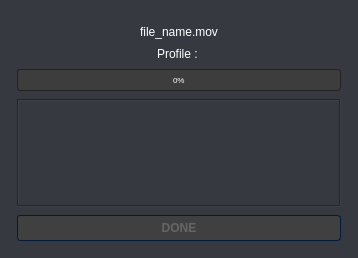
<?xml version="1.0" encoding="UTF-8"?>
<ui version="4.0">
 <class>MainWindow</class>
 <widget class="QMainWindow" name="MainWindow">
  <property name="geometry">
   <rect>
    <x>0</x>
    <y>0</y>
    <width>358</width>
    <height>258</height>
   </rect>
  </property>
  <property name="windowTitle">
   <string>MainWindow</string>
  </property>
  <property name="styleSheet">
   <string notr="true">/*-----QWidget-----*/
QWidget
{
	background-color: #36393f;
	color: #ffffff;
	border-color: #051a39;
	font:  10px &quot;Verdana&quot;;

}

QWidget#main_frame{
border: 1px solid #fd8008;
}

/*-----QLabel-----*/
QLabel
{
	background-color: transparent;
	color: #ffffff;

}


QLabel::disabled
{
	background-color: transparent;
	color: #656565;

}


/*-----QMenuBar-----*/
QMenuBar
{
	background-color: #36393f;
	color: #ffffff;
	border-color: #051a39;

}


QMenuBar::disabled
{
	background-color: #404040;
	color: #656565;
	border-color: #051a39;

}


QMenuBar::item
{
    background-color: transparent;

}


QMenuBar::item:selected
{
    background-color: #fd8008;
    border: 1px solid #41cd52;

}


QMenuBar::item:pressed
{
    background-color: #b55d00;
    border: 1px solid #000;
    margin-bottom: -1px;
    padding-bottom: 1px;

}


/*-----QMenu-----*/
QMenu
{
    background-color: #36393f;
    border: 1px solid;
    color: #ffffff;

}


QMenu::separator
{
    height: 1px;
    background-color: #ff9500;
    color: #ffffff;
    padding-left: 4px;
    margin-left: 10px;
    margin-right: 5px;

}


QMenu::item
{
    min-width : 150px;
    padding: 3px 20px 3px 20px;

}


QMenu::item:selected
{
    background-color: #b55d00;
    color: #ffffff;

}


QMenu::item:disabled
{
    color: #262626;
}


/*-----QToolTip-----*/
QToolTip
{
	border : 1px solid #000000;
	background-color: #26264f;
	color: #ffffff;
	border-color: #051a39;

}



/*-----QPushButton-----*/
QPushButton
{
	background-color: #fd8008;
	color: #000000;
	font-weight: 600;
	border-style: solid;
	border-width: 1px;
	border-radius: 3px;
	border-color: #051a39;
	padding: 5px;

}


QPushButton::disabled
{
	background-color: #404040;
	color: #656565;
	border-color: #051a39;

}


QPushButton::hover
{
	background-color: #ff9d00;
	color: #ffffff;
	border-style: solid;
	border-width: 1px;
	border-radius: 3px;
	border-color: #051a39;
	padding: 5px;

}


QPushButton::pressed
{
	background-color: #b55d00;
	color: #ffffff;
	border-style: solid;
	border-width: 1px;
	border-radius: 3px;
	border-color: #051a39;
	padding: 5px;

}


/*-----QToolButton-----*/
QToolButton
{
	background-color: #fd8008;
	color: #ffffff;
	border-width: 1px;
	border-radius: 3px;
	border-color: #051a39;
	padding: 3px;

}


QToolButton::disabled
{
	background-color: #404040;
	color: #656565;
	border-color: #051a39;

}


QToolButton::hover
{
	background-color: #ff9d00;
	color: #ffffff;
	border-width: 1px;
	border-radius: 3px;
	border-color: #051a39;
	padding: 3px;

}


QToolButton::pressed
{
	background-color: #b55d00;
	color: #ffffff;
	border-width: 1px;
	border-radius: 3px;
	border-color: #051a39;
	padding: 3px;

}


/*-----QComboBox-----*/
QComboBox
{
   
    border: 1px solid;
	border-color:#262626;
    border-radius: 3px;
    padding-left: 6px;
    color: #ffffff;
    height: 20px;

}


QComboBox::disabled
{
	background-color: #404040;
	color: #656565;
	border-color: #051a39;

}


QComboBox:hover
{
    background-color: #ff9d00;

}


QComboBox:on
{
    background-color: #b55d00;

}


QComboBox QAbstractItemView
{
    background-color: #383838;
    color: #ffffff;
    border: 1px solid black;
    selection-background-color: #b55d00;
    selection-color: #ffffff;
    outline: 0;

}

QComboBox::down-arrow
{
    image: url(icons:arrow-down.svg);
    width: 8px;
    height: 8px;
}



QComboBox::drop-down
{
    subcontrol-origin: padding;
    subcontrol-position: top right;
    width: 15px;
    border-left-width: 0px;
    border-left-color: darkgray;
    border-left-style: solid; 
    border-top-right-radius: 3px; 
    border-bottom-right-radius: 3px;

}






/*-----QSpinBox &amp; QDoubleSpinBox &amp; QDateTimeEdit-----*/
QSpinBox, 
QDoubleSpinBox,
QDateTimeEdit
{
	background-color: #525251;
	color: #ffffff;
	border: 1px solid #051a39;
	border-radius: 3px;
	padding : 2px;

}


QSpinBox::disabled, 
QDoubleSpinBox::disabled,
QDateTimeEdit::disabled
{
	background-color: #404040;
	color: #656565;
	border-color: #051a39;

}


QSpinBox:hover, 
QDoubleSpinBox::hover,
QDateTimeEdit::hover
{
    background-color: #626262;
    border: 1px solid #fd8008;
    color:  #fff;
    padding: 2px

}


QSpinBox::up-button, QSpinBox::down-button,
QDoubleSpinBox::up-button, QDoubleSpinBox::down-button,
QDateTimeEdit::up-button, QDateTimeEdit::down-button
{
    background-color: #fd8008;
	border-radius: 2px;

}


QSpinBox::disabled, 
QDoubleSpinBox::disabled,
QDateTimeEdit::disabled
{
	background-color: #404040;
	color: #656565;
	border-color: #051a39;

}


QSpinBox::up-button:hover, QSpinBox::down-button:hover,
QDoubleSpinBox::up-button:hover, QDoubleSpinBox::down-button:hover,
QDateTimeEdit::up-button:hover, QDateTimeEdit::down-button:hover
{
    background-color: #ff9d00;
    border: 1px solid #ff9d00;

}


QSpinBox::up-button:disabled, QSpinBox::down-button:disabled,
QDoubleSpinBox::up-button:disabled, QDoubleSpinBox::down-button:disabled,
QDateTimeEdit::up-button:disabled, QDateTimeEdit::down-button:disabled
{
	background-color: #404040;
	color: #656565;
	border-color: #051a39;

}


QSpinBox::up-button:pressed, QSpinBox::down-button:pressed,
QDoubleSpinBox::up-button:pressed, QDoubleSpinBox::down-button::pressed,
QDateTimeEdit::up-button:pressed, QDateTimeEdit::down-button::pressed
{
    background-color: #b55d00;
    border: 1px solid #b55d00;

}



QSpinBox::down-arrow,
QDoubleSpinBox::down-arrow,
QDateTimeEdit::down-arrow
{
    image: url(icons:arrow-down.svg);
    width: 7px;

}


QSpinBox::up-arrow,
QDoubleSpinBox::up-arrow,
QDateTimeEdit::up-arrow
{
    image: url(icons:arrow-up.svg);
    width: 7px;

}



/*-----QLineEdit-----*/
QLineEdit
{
	background-color: #525251;
	color: #ffffff;
	border-width: 1px;
	border-radius: 3px;
	border-color: #051a39;
	padding: 2px;

}


QLineEdit::disabled
{
	background-color: #404040;
	color: #656565;
	border-width: 1px;
	border-radius: 3px;
	border-color: #051a39;
	padding: 2px;

}


/*-----QTextEdit-----*/
QTextEdit
{
	/* background-color: rgb(18, 18, 18); */
	color: #cecece;
	border-color: #051a39;

}


QTextEdit::disabled
{
	background-color: #404040;
	color: #656565;
	border-color: #051a39;

}


/*-----QGroupBox-----*/
QGroupBox 
{
    border: 1px solid;
    border-color: #fd8008;
    margin-top: 22px;
	font-weight: 600;

}


QGroupBox::title  
{
    background-color: #fd8008;
    color: #000000;
	font-size: 6pt;
	font-weight: 600;
    subcontrol-origin: margin;
    subcontrol-position: top left;
    padding: 5px;
	border-top-left-radius: 3px;
	border-top-right-radius: 3px;

}


QGroupBox::title::disabled
{
	background-color: #404040;
	color: #656565;
    subcontrol-origin: margin;
    subcontrol-position: top left;
    padding: 5px;
	border-top-left-radius: 3px;
	border-top-right-radius: 3px;

}


/*-----QRadioButton-----*/
QRadioButton::indicator::unchecked
{ 
	border: 2px inset gray; 
	border-radius: 5px; 
	background-color:  #fff;
	width: 9px; 
	height: 9px; 

}


QRadioButton::indicator::unchecked:hover
{ 
	border: 2px solid #fd8008; 
	border-radius: 5px; 
	background-color:  #fff;
	width: 9px; 
	height: 9px; 

}


QRadioButton::indicator::checked
{ 
	border: 2px inset darkgray; 
	border-radius: 5px; 
	background-color: #b55d00; 
	width: 9px; 
	height: 9px; 

}


QRadioButton::disabled
{
	color: #656565;

}


QRadioButton::indicator:disabled
{
	background-color: #656565;
	color: #656565;
    border: 2px solid #656565;

}


/*-----QTableView &amp; QTableWidget-----*/
QTableView
{
    background-color: #242526;
    border: 1px solid #32414B;
    color: #f0f0f0;
    gridline-color: #ff9900;
    outline : 0;

}


QTableView::disabled
{
    background-color: #242526;
    border: 1px solid #32414B;
    color: #656565;
    gridline-color: #656565;
    outline : 0;

}


QTableView::item:hover 
{
    background-color: #26264f;
    color: #f0f0f0;

}


QTableView::item:selected 
{
    background-color: #1a1b1c;
    border: 2px solid #b55d00;
    color: #F0F0F0;

}


QTableView::item:selected:disabled
{
    background-color: #1a1b1c;
    border: 2px solid #525251;
    color: #656565;

}


QTableCornerButton::section
{
    background-color: #505050;
    color: #fff;

}


QHeaderView::section
{
    background-color: #525251;
    color: #fff;
    text-align: left;
	padding: 4px;
	
}


QHeaderView::section:disabled
{
    background-color: #525251;
    color: #656565;

}


QHeaderView::section:checked
{
    color: #fff;
    background-color: #b55d00;

}


QHeaderView::section:checked:disabled
{
    color: #656565;
    background-color: #525251;

}


QHeaderView::section::vertical::first,
QHeaderView::section::vertical::only-one
{
    border-top: 1px solid #353635;

}


QHeaderView::section::vertical
{
    border-top: 1px solid #353635;

}


QHeaderView::section::horizontal::first,
QHeaderView::section::horizontal::only-one
{
    border-left: 1px solid #353635;

}


QHeaderView::section::horizontal
{
    border-left: 1px solid #353635;

}


/*-----QTabWidget-----*/
QTabBar::tab
{
	background-color: #fd8008;
    color: #767676;
	font-weight: 600;
	padding:5px;
	subcontrol-origin: margin;
    subcontrol-position: top left;
	border-top-left-radius: 3px;
	border-top-right-radius: 3px;

}


QTabBar::tab:disabled
{
	background-color: #404040;
	color: #656565;
	subcontrol-origin: margin;
    subcontrol-position: top left;
	border-top-left-radius: 3px;
	border-top-right-radius: 3px;

}


QTabWidget::pane 
{
	border: 1px solid;
    border-color: #fd8008;

}

QTabBar::tab:selected
{
    background-color: #fd8008;
    color: #000000;
	font-weight: 600;
	subcontrol-origin: margin;
    subcontrol-position: top left;
	border-top-left-radius: 3px;
	border-top-right-radius: 3px;
}


QTabBar::tab:selected:disabled
{
	background-color: #404040;
	color: #656565;

}


QTabBar::tab:!selected 
{
    background-color: #262626;

}


QTabBar::tab:!selected:hover 
{
    background-color: #ff9d00;
	color: #000;

}


QTabBar::tab:top:selected 
{
    border-bottom-color: none;

}


QTabBar::tab:bottom:selected 
{
    border-top-color: none;

}



QTabBar::tab:left:selected 
{
    border-left-color: none;

}


QTabBar::tab:right:selected 
{
    border-right-color: none;

}


QTabBar::tab:left:last, QTabBar::tab:right:last,
QTabBar::tab:left:only-one, QTabBar::tab:right:only-one 
{
    margin-bottom: 0;

}


/*-----QSlider-----*/
QSlider::groove:horizontal 
{
	background-color: transparent;
	height: 5px;

}


QSlider::sub-page:horizontal 
{
	background-color: #fd8008;

}


QSlider::add-page:horizontal 
{
	background-color: #666765;

}


QSlider::handle:horizontal 
{
	background-color: #fd8008;
	width: 14px;
	margin-top: -6px;
	margin-bottom: -6px;
	border-radius: 3px;

}


QSlider::handle:horizontal:hover 
{
	background-color: #fd8008;
	border-radius: 3px;

}


QSlider::sub-page:horizontal:disabled 
{
	background-color: #bbb;
	border-color: #999;

}


QSlider::add-page:horizontal:disabled 
{
	background-color: #eee;
	border-color: #999;

}


QSlider::handle:horizontal:disabled 
{
	background-color: #eee;
	border: 1px solid #aaa;
	border-radius: 3px;

}


QSlider::groove:vertical 
{
	background-color: transparent;
	width: 5px;

}


QSlider::sub-page:vertical 
{
	background-color: #fd8008;

}


QSlider::add-page:vertical 
{
	background-color: #666765;

}


QSlider::handle:vertical 
{
	background-color: #fd8008;
	height: 14px;
	margin-left: -6px;
	margin-right: -6px;
	border-radius: 3px;

}


QSlider::handle:vertical:hover 
{
	background-color: #fd8008;
	border-radius: 3px;

}


QSlider::sub-page:vertical:disabled 
{
	background-color: #bbb;
	border-color: #999;

}


QSlider::add-page:vertical:disabled 
{
	background-color: #eee;
	border-color: #999;

}


QSlider::handle:vertical:disabled 
{
	background-color: #eee;
	border: 1px solid #aaa;
	border-radius: 3px;

}


/*-----QDial-----*/
QDial
{
	background-color: #fd8008;

}


QDial::disabled
{
	background-color: #404040;

}

/*-----QScrollBar-----*/
QScrollBar:horizontal
{
    border: 1px solid #222222;
    background-color: #3d3d3d;
    height: 13px;
    margin: 0px 16px 0 16px;

}


QScrollBar::handle:horizontal
{
    background: #fd8008;
    min-height: 20px;

}


QScrollBar::add-line:horizontal
{
    border: 1px solid #1b1b19;
    background-color: #fd8008;
    width: 14px;
    subcontrol-position: right;
    subcontrol-origin: margin;

}


QScrollBar::sub-line:horizontal
{
    border: 1px solid #1b1b19;
    background-color: #fd8008;
    width: 14px;
    subcontrol-position: left;
    subcontrol-origin: margin;

}


QScrollBar::right-arrow:horizontal
{
    image: url(icons:arrow-right.svg);
    width: 6px;
    height: 6px;

}


QScrollBar::left-arrow:horizontal
{
    image: url(icons:arrow-left.svg);
    width: 6px;
    height: 6px;

}


QScrollBar::add-page:horizontal, QScrollBar::sub-page:horizontal
{
    background: none;

}


QScrollBar:vertical
{
    background-color: #3d3d3d;
    width: 13px;
    margin: 16px 0 16px 0;
    border: 1px solid #222222;

}


QScrollBar::handle:vertical
{
    background-color: #fd8008;
    min-height: 20px;

}


QScrollBar::add-line:vertical
{
    border: 1px solid #1b1b19;
    background-color: #fd8008;
    height: 14px;
    subcontrol-position: bottom;
    subcontrol-origin: margin;

}


QScrollBar::sub-line:vertical
{
    border: 1px solid #1b1b19;
    background-color: #fd8008;
    height: 14px;
    subcontrol-position: top;
    subcontrol-origin: margin;

}


QScrollBar::add-page:vertical, QScrollBar::sub-page:vertical
{
    background: none;

}


QScrollBar::up-arrow:vertical
{
    image: url(icons:arrow-up.svg);
    width: 6px;
    height: 6px;

}


QScrollBar::down-arrow:vertical
{
    image: url(icons:arrow-down.svg);
    width: 6px;
    height: 6px;

}

/*-----QProgressBar-----*/
QProgressBar
{
    border: 1px solid #222222;
    background-color: #3d3d3d;
    text-align: center;
    color: #ffffff;
    font-size: 8px;
    /* font-weight: bold; */
    padding: 1px;
    border-radius: 3px;
}
QProgressBar::chunk
{
    background-color: #fd8008;
}
</string>
  </property>
  <widget class="QWidget" name="centralwidget">
   <layout class="QVBoxLayout" name="verticalLayout_2">
    <property name="sizeConstraint">
     <enum>QLayout::SetMinimumSize</enum>
    </property>
    <item>
     <layout class="QVBoxLayout" name="verticalLayout">
      <property name="spacing">
       <number>8</number>
      </property>
      <property name="leftMargin">
       <number>8</number>
      </property>
      <property name="topMargin">
       <number>16</number>
      </property>
      <property name="rightMargin">
       <number>8</number>
      </property>
      <property name="bottomMargin">
       <number>8</number>
      </property>
      <item>
       <widget class="QLabel" name="file_label">
        <property name="sizePolicy">
         <sizepolicy hsizetype="Minimum" vsizetype="Minimum">
          <horstretch>0</horstretch>
          <verstretch>0</verstretch>
         </sizepolicy>
        </property>
        <property name="text">
         <string>file_name.mov</string>
        </property>
        <property name="alignment">
         <set>Qt::AlignCenter</set>
        </property>
       </widget>
      </item>
      <item>
       <widget class="QLabel" name="profile_label">
        <property name="sizePolicy">
         <sizepolicy hsizetype="Minimum" vsizetype="Minimum">
          <horstretch>0</horstretch>
          <verstretch>0</verstretch>
         </sizepolicy>
        </property>
        <property name="text">
         <string>Profile : </string>
        </property>
        <property name="alignment">
         <set>Qt::AlignCenter</set>
        </property>
       </widget>
      </item>
      <item>
       <widget class="QProgressBar" name="pbar">
        <property name="value">
         <number>0</number>
        </property>
       </widget>
      </item>
      <item>
       <widget class="QTextEdit" name="logs">
        <property name="enabled">
         <bool>true</bool>
        </property>
        <property name="frameShape">
         <enum>QFrame::Box</enum>
        </property>
       </widget>
      </item>
      <item>
       <widget class="QPushButton" name="done_button">
        <property name="enabled">
         <bool>false</bool>
        </property>
        <property name="sizePolicy">
         <sizepolicy hsizetype="Minimum" vsizetype="Fixed">
          <horstretch>0</horstretch>
          <verstretch>0</verstretch>
         </sizepolicy>
        </property>
        <property name="text">
         <string>DONE</string>
        </property>
       </widget>
      </item>
     </layout>
    </item>
   </layout>
  </widget>
 </widget>
 <resources/>
 <connections/>
</ui>
